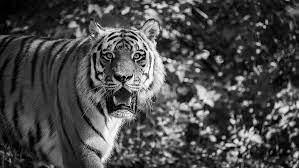
%> input picture S2_07052025/ConvertPython/Ex2_Python/tiger.jpg, 299 x 168 px
$ octave Ex2_2.m   (GNU Octave 9; MATLAB toolbox functions it lacks are replaced by stand-ins)
%> lines starting %> are read from the running program, lines starting %| are printed output that depends on the picture
%Ex2_2 Digitization: Sampling and Quantization
clear, clc, close all;
%%%%%%%%%%%%%%%%%%%%%%%%%%%%%%%%%%%%%%%%
%load test image
Img = double(imread('tiger.jpg'));
%> Img: size 168x299x3 double; min 0, max 255, mean 73.9; mean of the top-left, top-right, bottom-left and bottom-right quarters 69.9, 64.4, 76.1, 85.1

%display the original image with different number of bits
FS = 15; %fontsize of caption
for NumOfBit = 1 : 8
%> this loop made 8 passes; what is shown inside it comes from the first
  %quantize image to a given number of bit(s)
  NumOfLevel = 2 .^ NumOfBit; %number of levels
  LevelGap = 256 / NumOfLevel; %difference between two adjacent levels
  quantized_Img = uint8(ceil(Img / LevelGap) * LevelGap - 1);
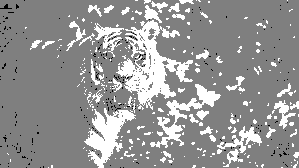
%> quantized_Img: size 168x299x3 uint8; min 0, max 255, mean 148.5

  %display image
  subplot(2,4,NumOfBit);
  imshow(quantized_Img);

  %image caption
  if (1 == NumOfBit)
    name = [num2str(NumOfBit) '-bit'];
  else
    name = [num2str(NumOfBit) '-bits'];
  endif
  title(name, "fontsize", FS);

  %save image
  imwrite(quantized_Img, ['Quantization_in_' name '.jpg']);
end
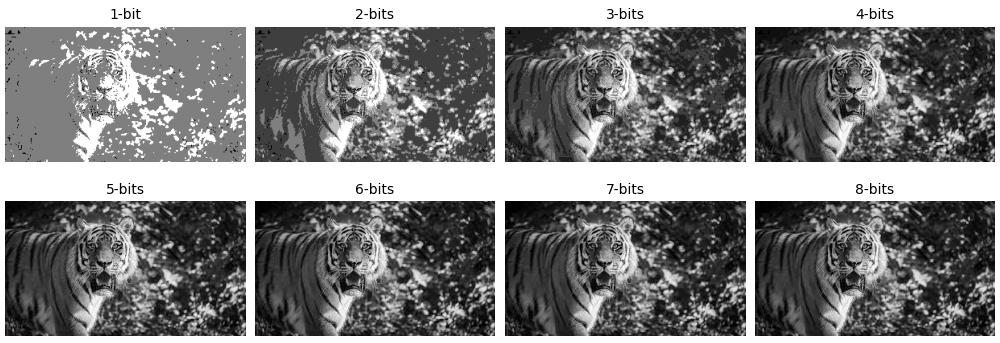
%> figure redrawn from the program's plot data, 8 panels
